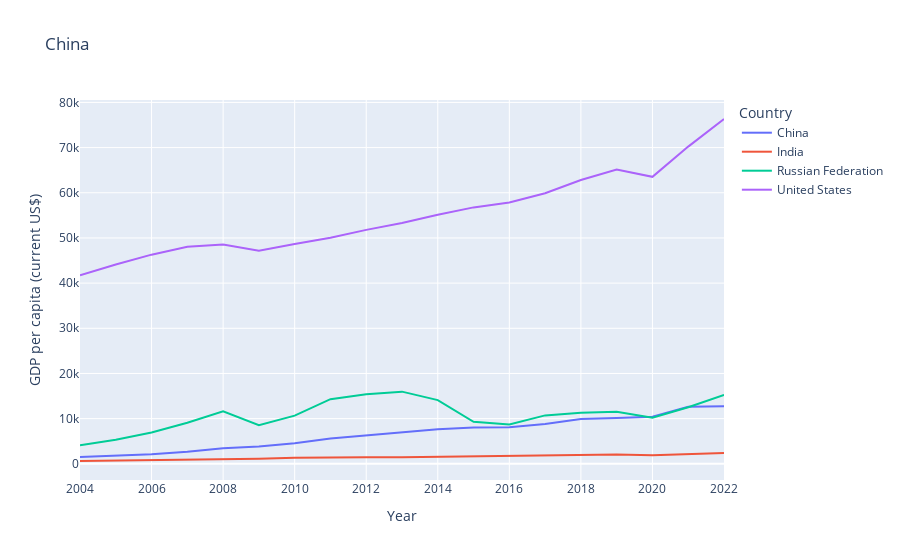

The code cell stored with this chart in its notebook:
### Code cell
# Now let's compare income:
df_income = df[df['Country Code'].isin(['USA',"IND", "CHN", "RUS"])]
fig_line = px.line(
    df_income,
    x='Year',
    y="GDP per capita (current US$)",
    title='China',
    hover_data = 'Country',
    color = 'Country'
)
fig_line.show()

### Figure 1 — Plotly figure (JSON) as saved in the notebook; plotly's stock layout.template omitted (floating-point values rounded to 4 significant figures)
{"data": [{"customdata": [["China"], ["China"], ["China"], ["China"], ["China"], ["China"], ["China"], ["China"], ["China"], ["China"], ["China"], ["China"], ["China"], ["China"], ["China"], ["China"], ["China"], ["China"], ["China"]], "hovertemplate": "Country=%{customdata[0]}<br>Year=%{x}<br>GDP per capita (current US$)=%{y}<extra></extra>", "legendgroup": "China", "line": {"color": "#636efa", "dash": "solid"}, "marker": {"symbol": "circle"}, "mode": "lines", "name": "China", "orientation": "v", "showlegend": true, "type": "scatter", "x": [2004, 2005, 2006, 2007, 2008, 2009, 2010, 2011, 2012, 2013, 2014, 2015, 2016, 2017, 2018, 2019, 2020, 2021, 2022], "xaxis": "x", "y": [1509.0, 1753.0, 2099.0, 2694.0, 3468.0, 3832.0, 4550.0, 5614.0, 6301.0, 7020.0, 7636.0, 8016.0, 8094.0, 8817.0, 9905.0, 10140.0, 10410.0, 12620.0, 12720.0], "yaxis": "y"}, {"customdata": [["India"], ["India"], ["India"], ["India"], ["India"], ["India"], ["India"], ["India"], ["India"], ["India"], ["India"], ["India"], ["India"], ["India"], ["India"], ["India"], ["India"], ["India"], ["India"]], "hovertemplate": "Country=%{customdata[0]}<br>Year=%{x}<br>GDP per capita (current US$)=%{y}<extra></extra>", "legendgroup": "India", "line": {"color": "#EF553B", "dash": "solid"}, "marker": {"symbol": "circle"}, "mode": "lines", "name": "India", "orientation": "v", "showlegend": true, "type": "scatter", "x": [2004, 2005, 2006, 2007, 2008, 2009, 2010, 2011, 2012, 2013, 2014, 2015, 2016, 2017, 2018, 2019, 2020, 2021, 2022], "xaxis": "x", "y": [624.1, 710.5, 802.0, 1023.0, 993.5, 1097.0, 1351.0, 1450.0, 1434.0, 1438.0, 1560.0, 1590.0, 1714.0, 1958.0, 1974.0, 2050.0, 1913.0, 2238.0, 2411.0], "yaxis": "y"}, {"customdata": [["Russian Federation"], ["Russian Federation"], ["Russian Federation"], ["Russian Federation"], ["Russian Federation"], ["Russian Federation"], ["Russian Federation"], ["Russian Federation"], ["Russian Federation"], ["Russian Federation"], ["Russian Federation"], ["Russian Federation"], ["Russian Federation"], ["Russian Federation"], ["Russian Federation"], ["Russian Federation"], ["Russian Federation"], ["Russian Federation"], ["Russian Federation"]], "hovertemplate": "Country=%{customdata[0]}<br>Year=%{x}<br>GDP per capita (current US$)=%{y}<extra></extra>", "legendgroup": "Russian Federation", "line": {"color": "#00cc96", "dash": "solid"}, "marker": {"symbol": "circle"}, "mode": "lines", "name": "Russian Federation", "orientation": "v", "showlegend": true, "type": "scatter", "x": [2004, 2005, 2006, 2007, 2008, 2009, 2010, 2011, 2012, 2013, 2014, 2015, 2016, 2017, 2018, 2019, 2020, 2021, 2022], "xaxis": "x", "y": [4102.0, 5323.0, 6920.0, 9101.0, 11640.0, 8563.0, 10670.0, 14310.0, 15420.0, 15970.0, 14100.0, 9313.0, 8705.0, 10720.0, 11290.0, 11540.0, 10190.0, 12530.0, 15270.0], "yaxis": "y"}, {"customdata": [["United States"], ["United States"], ["United States"], ["United States"], ["United States"], ["United States"], ["United States"], ["United States"], ["United States"], ["United States"], ["United States"], ["United States"], ["United States"], ["United States"], ["United States"], ["United States"], ["United States"], ["United States"], ["United States"]], "hovertemplate": "Country=%{customdata[0]}<br>Year=%{x}<br>GDP per capita (current US$)=%{y}<extra></extra>", "legendgroup": "United States", "line": {"color": "#ab63fa", "dash": "solid"}, "marker": {"symbol": "circle"}, "mode": "lines", "name": "United States", "orientation": "v", "showlegend": true, "type": "scatter", "x": [2004, 2005, 2006, 2007, 2008, 2009, 2010, 2011, 2012, 2013, 2014, 2015, 2016, 2017, 2018, 2019, 2020, 2021, 2022], "xaxis": "x", "y": [41720.0, 44120.0, 46300.0, 48050.0, 48570.0, 47190.0, 48650.0, 50070.0, 51780.0, 53290.0, 55120.0, 56760.0, 57870.0, 59910.0, 62820.0, 65120.0, 63530.0, 70220.0, 76330.0], "yaxis": "y"}], "layout": {"autosize": true, "legend": {"title": {"text": "Country"}, "tracegroupgap": 0}, "title": {"text": "China"}, "xaxis": {"anchor": "y", "autorange": true, "domain": [0, 1], "range": [2004, 2022], "title": {"text": "Year"}, "type": "linear"}, "yaxis": {"anchor": "x", "autorange": true, "domain": [0, 1], "range": [-3582.0, 80540.0], "title": {"text": "GDP per capita (current US$)"}, "type": "linear"}}}
